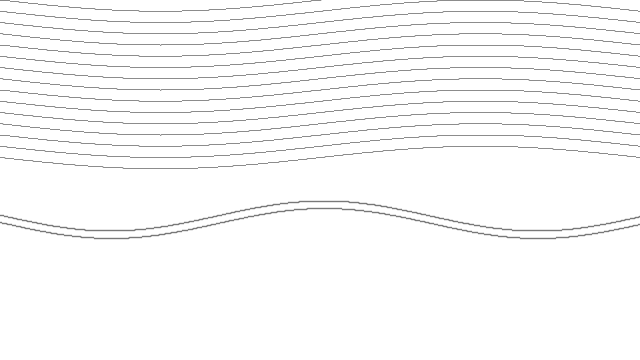
Frame 1 (no input)
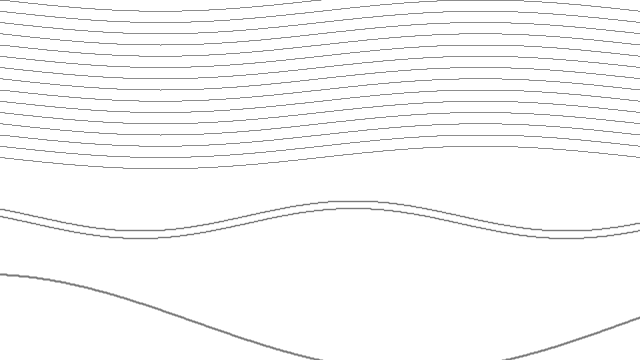
Frame 60 (the mouse pressed at the canvas centre just before this capture)
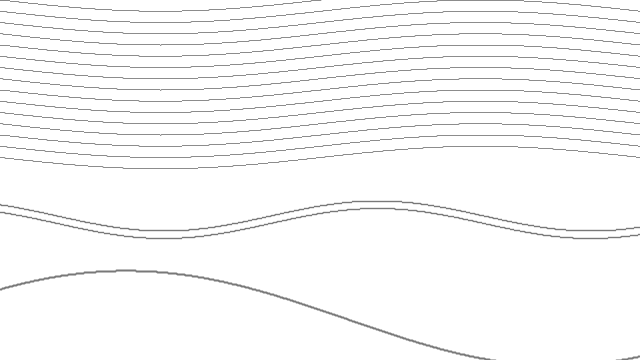
Frame 120 (the mouse held since frame 60 and released just before this capture)

The Processing sketch that drew these frames (run headless with seeded random() and noise(); from frame 60 on, the mouse is pressed at the canvas centre):

// Processing sketch: processing_115558
// ── processing_115558.pde

// Credit to Golan Levin for time boilerplate and Daniel Shiffman for Sine Wave Example

int prevSecond; 
int lastRolloverTime; 
int mils;

int h;
int m;
int s;

Wave secondsWave;
ArrayList<Wave> minutesWaves;
ArrayList<Wave> hoursWaves;
float baseWaveHeight;

void setup() {
  size(640, 360);
  baseWaveHeight = height/8;
  
  stroke(120);
  setupGlobalTimes();
  
  // initialize objects
  hoursWaves = createHoursWaves();
  minutesWaves = createMinutesWaves();
  secondsWave = createSecondsWave();
  
  lastRolloverTime = 0; 
}
 
void draw() {
  background(255); 
 
  setMils();
  setupGlobalTimes();
  // uncommen the line below to draw time as text for debugging
  // drawTime();
  
  pushMatrix();
  // int hShift = mils();
  translate(0, height/2); // work relative to horizontal venter at middle
  
  float periodInSeconds = 60.0; 
  float periodInMilliseconds = periodInSeconds * 1000.0; 
  float timeBasedSinusoidallyVaryingQuantity = sin(TWO_PI * millis()/periodInMilliseconds);
  
  /* calculate and update seconds waves */
  float secondsVShift = map(timeBasedSinusoidallyVaryingQuantity, -1, 1, height/2, (height/3));
  secondsWave.verticalShift = secondsVShift;
  
  float millisToCrossScreen = 1000.0;
  float secondsHShift = getCurrentHShift(millisToCrossScreen);
  
  secondsWave.horizontalShift = secondsHShift;
  secondsWave.update();
  
  if (m != 0) {
    Wave bottomMinutesWave = minutesWaves.get(0);
    float mergeDegree = millis()/periodInMilliseconds;
    secondsWave.mergeWaves(bottomMinutesWave, mergeDegree);
  }
  
  strokeWeight(2);
  secondsWave.display();
  
  /* calculate and update minutes wave */
  millisToCrossScreen = 3 * 1000.0;
  int minutesPerWave = 5;
  for (int i = 0; i < minutesWaves.size(); i+=minutesPerWave) {
    Wave minutesWave = minutesWaves.get(i);
    float minutesHShift = getCurrentHShift(millisToCrossScreen);
    minutesWave.horizontalShift = minutesHShift;
    minutesWave.update();
    strokeWeight(1.5);
    minutesWave.display();
  }
  
  /* calculate and update hours wave */ 
  millisToCrossScreen = 30.0 * 1000.0;
  float hoursHShift = getCurrentHShift(millisToCrossScreen);
  for (int i = 0; i < hoursWaves.size(); i++) {
    Wave hWave = hoursWaves.get(i);
    // hWave.horizontalShift = hoursHShift*(i/3);
    hWave.update();
    strokeWeight(1);
    hWave.display();
  }  
  popMatrix();
}

float getCurrentHShift(float millisToCrossScreen) {
  float hShift = millis()/millisToCrossScreen;
  return hShift;
}
  

Wave createSecondsWave() {
  float amp = baseWaveHeight*1.1;
  float freq = 0.75;
  // arguments for Wave constructor are (amplitude, frequency, horizontalShift, verticalShift, pointSpacing)
  Wave sWave = new Wave(amp, freq, 0, 0, 5);
  return sWave;
}

ArrayList<Wave> createMinutesWaves() {
  ArrayList<Wave> minutesWaves= new ArrayList<Wave>();
  println("m " + m);
  
  if (m != 0) {
    for (int i=0; i < m; i++) {
      println("i " + i);
      float amplitude = baseWaveHeight/3;
      float frequency = 1.5;
      int pointSpacing = 5;
      float allShift = 1*(height/10);
      float perWaveOffset = i*(baseWaveHeight/30);
      float vShift = allShift + perWaveOffset;
      float hShift = i*(width/20);
      Wave mWave = new Wave(amplitude, frequency, hShift, vShift, pointSpacing);
      minutesWaves.add(mWave);
    }
  }
  return minutesWaves;
}

ArrayList<Wave> createHoursWaves() {
  ArrayList<Wave> hoursWaves= new ArrayList<Wave>();
  // for every hour but the current one, draw a very slow moving wave at the top of the screen
  if (h != 0) {
    for (int i = 0; i < h; i++) {
      // arguments for Wave constructor are (amplitude, frequency, horizontalShift, verticalShift, pointSpacing)
      float amplitude = baseWaveHeight/4;
      float frequency = 1;
      float perWaveOffset = (i*(baseWaveHeight/4));
      float allShiftUp = -1*(height/2); 
      float vShift = allShiftUp + perWaveOffset;
      int pointSpacing = 5;
      int hShift = 0; // (i/3)
      Wave hWave = new Wave(amplitude, frequency, hShift, vShift, pointSpacing);
      hoursWaves.add(hWave);  
    }
  }
  return hoursWaves;
}

void setupGlobalTimes() {
  // Fetch the components of the time (hours, minutes, seconds, milliseconds).
  // Incidentally, you can also get day(), month(), year(), etc. 
  h = 15;//hour(); 
  m = 7;///minute(); 
  s = 30;// second(); 
}

void setMils(){
  // The millis() are not synchronized with the clock time. 
  // Instead, the millis() represent the time since the program started. Grrr. 
  // To approximate the "clock millis", we have to check when the seconds roll over. 
  if (s != prevSecond){ 
    lastRolloverTime = millis(); 
  }
  mils = millis() - lastRolloverTime;
  prevSecond = s;
}


// just here to help develop and debug
void drawTime() {
  setMils();
  //-------------------------------------------------
  // Assemble a string to display the time conventionally.
  String hourStr   = nf(((h > 12)? h-12:h), 2); // format String with 2 digits
  String minuteStr = nf(m, 2); // format String with 2 digits
  String secondStr = nf(s, 2); // format String with 2 digits
  String ampmStr   = (h < 12) ? "AM" : "PM"; 
  String milsStr   = nf(mils, 3); 
  String theTimeString = hourStr + ":" + minuteStr + ":" + secondStr; 
  theTimeString += "." + milsStr + " " + ampmStr; 
 
  fill (0); 
  text (theTimeString, width/5, 10); 
  noFill();
}
class Wave {
  float amplitude;
  float frequency;
  float horizontalShift;
  float verticalShift;
  int pointSpacing;
  ArrayList<PVector> points;
  
  Wave(float thisAmplitude, float thisFrequency, float thisHorizontalShift, float thisVerticalShift, int thisPointSpacing) {
   amplitude = thisAmplitude;
   frequency = thisFrequency;
   horizontalShift = thisHorizontalShift;
   verticalShift = thisVerticalShift;
   pointSpacing = thisPointSpacing;
   points = new ArrayList<PVector>();
  }
  
  // gets the y value for a given x position on this wave
  float getY(float xAngle) {
    float y = amplitude * sin((frequency * xAngle) - horizontalShift) + verticalShift;
    return y;
  }
  
  // calculate and store positions for each point that's a part of this wave
  void update() {
    points.clear();
    // for each x position across the window, get the y outputted by the wave function
    for (int x=0; x < width; x++) {
      float xAngle = map(x, 0, width, 0, TWO_PI);
      PVector xyPoint = new PVector(x, getY(xAngle));
      points.add(xyPoint);
    }
  }
  
  // take this wave and make it gradually more similar with another wave
  void mergeWaves(Wave anotherWave, float degree) {
    ArrayList<PVector> newPoints = new ArrayList<PVector>();
    // average points along this wave and the other wave's path to the degree
    // passed into the function
    for (int i = 0; i < points.size(); i++) {
      if (i < anotherWave.points.size()) {
        PVector thisPoint = points.get(i);
        PVector thatPoint = anotherWave.points.get(i);
        float mergeX = lerp(thisPoint.x, thatPoint.x, degree);
        float mergeY = lerp(thisPoint.y, thatPoint.y, degree);
        PVector mergePoint = new PVector(mergeX, mergeY);
        newPoints.add(mergePoint);
      }
    }
    points = newPoints;
  }
  
  void display() {
    // setup drawing settings
    smooth();
    noFill();
    // println("points.size() = " + points.size()); 

    // draw points that make up the curve
    beginShape(LINES);
    for (int pointNum = 0; pointNum < points.size(); pointNum++) {
      PVector point = points.get(pointNum);
      vertex(point.x, point.y);
    }
    endShape();
  }
}
